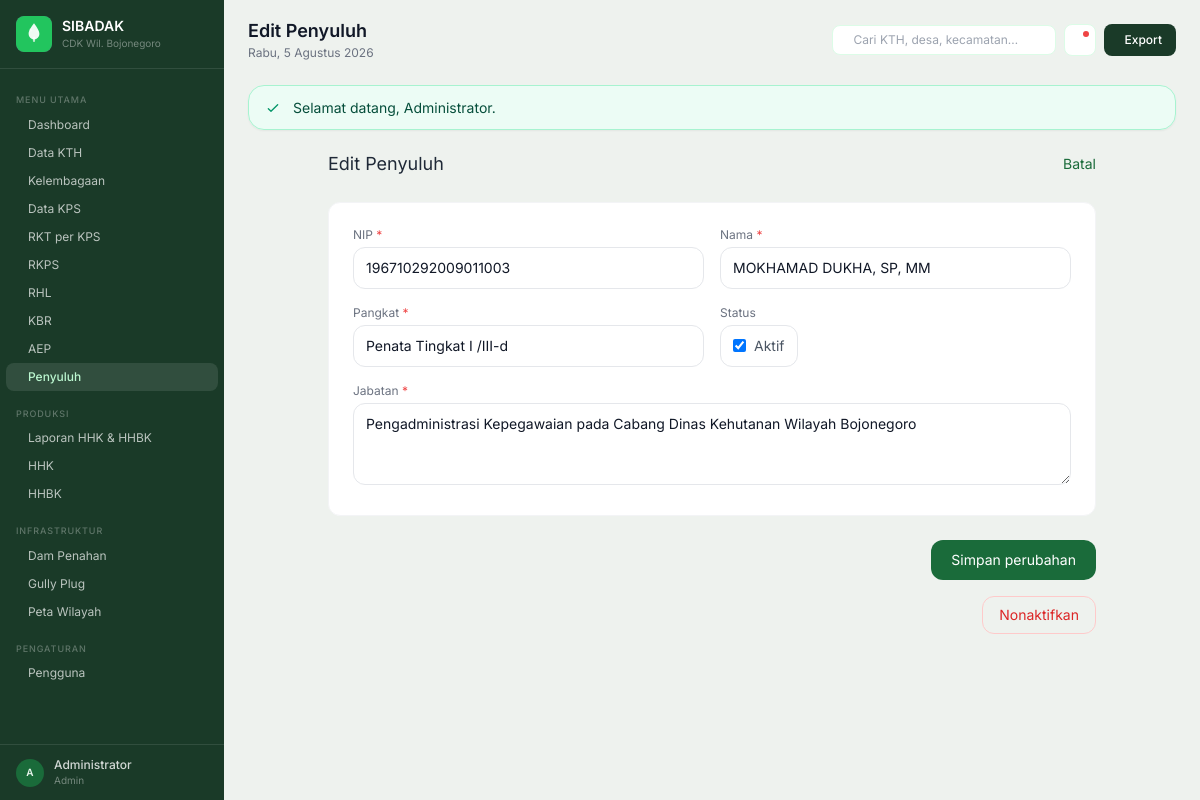
Screenshot of /penyuluh/2/edit (signed in) with the database file from the repository.
### tables this page shows
CREATE TABLE penyuluh_kehutanan (
    id         INT UNSIGNED AUTO_INCREMENT PRIMARY KEY,
    nip        VARCHAR(32)  NOT NULL UNIQUE,
    nama       VARCHAR(150) NOT NULL,
    pangkat    VARCHAR(100) NOT NULL,
    jabatan    VARCHAR(255) NOT NULL,
    is_active  TINYINT(1) NOT NULL DEFAULT 1,
    created_at TIMESTAMP DEFAULT CURRENT_TIMESTAMP,
    updated_at TIMESTAMP DEFAULT CURRENT_TIMESTAMP ON UPDATE CURRENT_TIMESTAMP,
    INDEX idx_penyuluh_nama (nama)
) COMMENT='Master data penyuluh kehutanan CDK Wilayah Bojonegoro';

### controllers/PenyuluhKehutananController.php (called while the page is built, shortened)
<?php
class PenyuluhKehutananController
{
    private function pdo(): \PDO
    {
        return Database::connect();
    }
    private function model(): PenyuluhKehutanan
    {
        return new PenyuluhKehutanan($this->pdo());
    }
    public function edit(int $id): void
    {
        $row = $this->model()->findById($id);
        require view_path('penyuluh/form.php');
        require view_path('layouts/main.php');
    }
}

### index.php (called while the page is built, shortened)
<?php
require_once __DIR__ . '/config/database.php';
function match_route(string $method, string $path): ?array
{
    if ($method === 'GET' && preg_match('#^/kth/(\d+)$#', $path, $m)) {
        return [KthController::class, 'show', [(int) $m[1]]];
    }
    if ($method === 'GET' && preg_match('#^/kth/(\d+)/edit$#', $path, $m)) {
        return [KthController::class, 'edit', [(int) $m[1]]];
    }
    if ($method === 'POST' && preg_match('#^/kth/(\d+)/update$#', $path, $m)) {
        return [KthController::class, 'update', [(int) $m[1]]];
    }
    if ($method === 'POST' && preg_match('#^/kth/(\d+)/delete$#', $path, $m)) {
        return [KthController::class, 'delete', [(int) $m[1]]];
    }
    if ($method === 'GET' && preg_match('#^/kelembagaan/(\d+)$#', $path, $m)) {
        return [KelembagaanController::class, 'show', [(int) $m[1]]];
    }
    if ($method === 'GET' && preg_match('#^/kelembagaan/(\d+)/edit$#', $path, $m)) {
        return [KelembagaanController::class, 'edit', [(int) $m[1]]];
    }
    if ($method === 'POST' && preg_match('#^/kelembagaan/(\d+)/update$#', $path, $m)) {
        return [KelembagaanController::class, 'update', [(int) $m[1]]];
    }
    if ($method === 'POST' && preg_match('#^/kelembagaan/(\d+)/delete$#', $path, $m)) {
        return [KelembagaanController::class, 'delete', [(int) $m[1]]];
    }
    if ($method === 'GET' && preg_match('#^/kps/(\d+)$#', $path, $m)) {
        return [KpsController::class, 'show', [(int) $m[1]]];
    }
    if ($method === 'GET' && preg_match('#^/kps/(\d+)/anggota$#', $path, $m)) {
        return [KpsAnggotaController::class, 'index', [(int) $m[1]]];
    }
    if ($method === 'GET' && preg_match('#^/kps/(\d+)/anggota/create$#', $path, $m)) {
        return [KpsAnggotaController::class, 'create', [(int) $m[1]]];
    }
    if ($method === 'GET' && preg_match('#^/kps/(\d+)/anggota/import$#', $path, $m)) {
        return [KpsAnggotaController::class, 'importForm', [(int) $m[1]]];
    }
    if ($method === 'POST' && preg_match('#^/kps/(\d+)/anggota/import/preview$#', $path, $m)) {
        return [KpsAnggotaController::class, 'importPreview', [(int) $m[1]]];
    }
    if ($method === 'POST' && preg_match('#^/kps/(\d+)/anggota/import/process$#', $path, $m)) {
        return [KpsAnggotaController::class, 'importProcess', [(int) $m[1]]];
    }
    if ($method === 'POST' && preg_match('#^/kps/(\d+)/anggota/store$#', $path, $m)) {
        return [KpsAnggotaController::class, 'store', [(int) $m[1]]];
    }
    if ($method === 'GET' && preg_match('#^/kps/(\d+)/anggota/(\d+)/edit$#', $path, $m)) {
        return [KpsAnggotaController::class, 'edit', [(int) $m[1], (int) $m[2]]];
    }
    if ($method === 'POST' && preg_match('#^/kps/(\d+)/anggota/(\d+)/update$#', $path, $m)) {
        return [KpsAnggotaController::class, 'update', [(int) $m[1], (int) $m[2]]];
    }
    if ($method === 'POST' && preg_match('#^/kps/(\d+)/anggota/(\d+)/delete$#', $path, $m)) {
        return [KpsAnggotaController::class, 'delete', [(int) $m[1], (int) $m[2]]];
    }
    if ($method === 'GET' && preg_match('#^/kps/(\d+)/edit$#', $path, $m)) {
        return [KpsController::class, 'edit', [(int) $m[1]]];
    }
    if ($method === 'POST' && preg_match('#^/kps/(\d+)/update$#', $path, $m)) {
        return [KpsController::class, 'update', [(int) $m[1]]];
    }
    if ($method === 'POST' && preg_match('#^/kps/(\d+)/delete$#', $path, $m)) {
        return [KpsController::class, 'delete', [(int) $m[1]]];
    }
    if ($method === 'GET' && preg_match('#^/rkt/(\d+)$#', $path, $m)) {
        return [RktController::class, 'show', [(int) $m[1]]];
    }
    if ($method === 'GET' && preg_match('#^/rkt/(\d+)/edit$#', $path, $m)) {
        return [RktController::class, 'edit', [(int) $m[1]]];
    }
    if ($method === 'POST' && preg_match('#^/rkt/(\d+)/update$#', $path, $m)) {
        return [RktController::class, 'update', [(int) $m[1]]];
    }
    if ($method === 'POST' && preg_match('#^/rkt/(\d+)/delete$#', $path, $m)) {
        return [RktController::class, 'delete', [(int) $m[1]]];
    }
    if ($method === 'GET' && preg_match('#^/rhl/(\d+)$#', $path, $m)) {
        return [RhlController::class, 'show', [(int) $m[1]]];
    }
    if ($method === 'GET' && preg_match('#^/rhl/(\d+)/edit$#', $path, $m)) {
        return [RhlController::class, 'edit', [(int) $m[1]]];
    }
    if ($method === 'POST' && preg_match('#^/rhl/(\d+)/update$#', $path, $m)) {
        return [RhlController::class, 'update', [(int) $m[1]]];
    }
    if ($method === 'POST' && preg_match('#^/rhl/(\d+)/delete$#', $path, $m)) {
        return [RhlController::class, 'delete', [(int) $m[1]]];
    }
    if ($method === 'POST' && preg_match('#^/rhl/(\d+)/bibit/store$#', $path, $m)) {
        return [RhlController::class, 'storeBibit', [(int) $m[1]]];
    }
    if ($method === 'POST' && preg_match('#^/rhl/bibit/(\d+)/delete$#', $path, $m)) {
        return [RhlController::class, 'deleteBibit', [(int) $m[1]]];
    }
    if ($method === 'GET' && preg_match('#^/kbr/(\d+)$#', $path, $m)) {
        return [KbrController::class, 'show', [(int) $m[1]]];
    }
    if ($method === 'GET' && preg_match('#^/kbr/(\d+)/edit$#', $path, $m)) {
        return [KbrController::class, 'edit', [(int) $m[1]]];
    }
    if ($method === 'POST' && preg_match('#^/kbr/(\d+)/update$#', $path, $m)) {
        return [KbrController::class, 'update', [(int) $m[1]]];
    }
    if ($method === 'POST' && preg_match('#^/kbr/(\d+)/delete$#', $path, $m)) {
        return [KbrController::class, 'delete', [(int) $m[1]]];
    }
    if ($method === 'POST' && preg_match('#^/kbr/(\d+)/tanaman/store$#', $path, $m)) {
        return [KbrController::class, 'storeTanaman', [(int) $m[1]]];
    }
    if ($method === 'POST' && preg_match('#^/kbr/tanaman/(\d+)/delete$#', $path, $m)) {
        return [KbrController::class, 'deleteTanaman', [(int) $m[1]]];
    }
    if ($method === 'GET' && preg_match('#^/aep/(\d+)$#', $path, $m)) {
        return [AepController::class, 'show', [(int) $m[1]]];
    }
    if ($method === 'GET' && preg_match('#^/aep/(\d+)/edit$#', $path, $m)) {
        return [AepController::class, 'edit', [(int) $m[1]]];
    }
    if ($method === 'POST' && preg_match('#^/aep/(\d+)/update$#', $path, $m)) {
        return [AepController::class, 'update', [(int) $m[1]]];
    }
    if ($method === 'POST' && preg_match('#^/aep/(\d+)/delete$#', $path, $m)) {
        return [AepController::class, 'delete', [(int) $m[1]]];
    }
    if ($method === 'GET' && preg_match('#^/penyuluh/(\d+)/edit$#', $path, $m)) {
        return [PenyuluhKehutananController::class, 'edit', [(int) $m[1]]];
    }
    return null;
}
$method = $_SERVER['REQUEST_METHOD'] ?? 'GET';
$path = request_path();
$handler = match_route($method, $path);
[$class, $action, $args] = $handler;
$controller = new $class();
$controller->$action(...$args);

### config/database.php (called while the page is built, shortened)
<?php
class Database
{
    private static ?\PDO $instance = null;
    public static function connect(): \PDO
    {
        if (self::$instance === null) {
            $host = $_ENV['DB_HOST'] ?? 'localhost';
            $port = $_ENV['DB_PORT'] ?? '3306';
            $name = $_ENV['DB_NAME'] ?? 'db_kth_cdk_bjn';
            $user = $_ENV['DB_USER'] ?? 'root';
            $pass = $_ENV['DB_PASS'] ?? '';
            $dsn = sprintf(
                'mysql:host=%s;port=%s;dbname=%s;charset=utf8mb4',
                $host,
                $port,
                $name
            );
            self::$instance = new \PDO($dsn, $user, $pass, [
                \PDO::ATTR_ERRMODE => \PDO::ERRMODE_EXCEPTION,
                \PDO::ATTR_DEFAULT_FETCH_MODE => \PDO::FETCH_ASSOC,
                \PDO::ATTR_EMULATE_PREPARES => false,
            ]);
        }
        return self::$instance;
    }
}

### models/BaseModel.php (called while the page is built, shortened)
<?php
abstract class BaseModel
{
    protected \PDO $pdo;
    protected string $table;
    public function __construct(\PDO $pdo)
    {
        $this->pdo = $pdo;
    }
    public function findById(int $id): array|false
    {
        $sql = 'SELECT * FROM `' . $this->table . '` WHERE id = ? LIMIT 1';
        $stmt = $this->pdo->prepare($sql);
        $stmt->execute([$id]);
        $row = $stmt->fetch(\PDO::FETCH_ASSOC);
        return $row === false ? false : $row;
    }
}

### views/penyuluh/form.php (the view, shortened to what this page needs)
<?php
$isEdit = $row !== null;
$action = $isEdit ? APP_URL . '/penyuluh/' . (int) $row['id'] . '/update' : APP_URL . '/penyuluh/store';
$fv = static fn (string $field): string => $row === null ? '' : htmlspecialchars((string) ($row[$field] ?? ''), ENT_QUOTES, 'UTF-8');
?>
<div class="max-w-3xl mx-auto fade-up">
    <div class="flex items-center justify-between mb-6">
        <h2 class="font-display font-700 text-gray-800 text-lg"><?= $isEdit ? 'Edit Penyuluh' : 'Tambah Penyuluh' ?></h2>
        <a href="<?= htmlspecialchars(APP_URL . '/penyuluh', ENT_QUOTES, 'UTF-8') ?>" class="text-sm text-forest-600 hover:underline">Batal</a>
    </div>
    <form method="post" action="<?= htmlspecialchars($action, ENT_QUOTES, 'UTF-8') ?>" class="space-y-6">
        <div class="stat-card p-6 grid grid-cols-1 md:grid-cols-2 gap-4">
            <div>
                <label class="block text-xs font-600 text-gray-500 mb-1">NIP <span class="text-red-500">*</span></label>
                <input type="text" name="nip" value="<?= $fv('nip') ?>" required maxlength="32" class="w-full text-sm px-3 py-2.5 rounded-xl border border-gray-200 outline-none">
            </div>
            <div>
                <label class="block text-xs font-600 text-gray-500 mb-1">Nama <span class="text-red-500">*</span></label>
                <input type="text" name="nama" value="<?= $fv('nama') ?>" required maxlength="150" class="w-full text-sm px-3 py-2.5 rounded-xl border border-gray-200 outline-none">
            </div>
            <div>
                <label class="block text-xs font-600 text-gray-500 mb-1">Pangkat <span class="text-red-500">*</span></label>
                <input type="text" name="pangkat" value="<?= $fv('pangkat') ?>" required maxlength="100" class="w-full text-sm px-3 py-2.5 rounded-xl border border-gray-200 outline-none">
            </div>
            <div>
                <label class="block text-xs font-600 text-gray-500 mb-1">Status</label>
                <label class="inline-flex items-center gap-2 text-sm text-gray-600 px-3 py-2.5 rounded-xl border border-gray-200"><input type="checkbox" name="is_active" value="1" <?= !$isEdit || (int) $row['is_active'] === 1 ? 'checked' : '' ?>> Aktif</label>
            </div>
            <div class="md:col-span-2">
                <label class="block text-xs font-600 text-gray-500 mb-1">Jabatan <span class="text-red-500">*</span></label>
                <textarea name="jabatan" rows="3" required maxlength="255" class="w-full text-sm px-3 py-2.5 rounded-xl border border-gray-200 outline-none resize-y"><?= $fv('jabatan') ?></textarea>
            </div>
        </div>
        <div class="flex justify-end">
            <button class="px-5 py-2.5 rounded-xl bg-forest-600 text-white text-sm font-600 hover:bg-forest-700"><?= $isEdit ? 'Simpan perubahan' : 'Simpan penyuluh' ?></button>
        </div>
    </form>
    <?php if ($isEdit): ?>
    <form method="post" action="<?= htmlspecialchars(APP_URL . '/penyuluh/' . (int) $row['id'] . '/delete', ENT_QUOTES, 'UTF-8') ?>" class="mt-4 text-right" onsubmit="return confirm('Nonaktifkan penyuluh ini?');">
        <button class="text-sm text-red-600 hover:text-red-700 font-600 px-4 py-2 rounded-xl border border-red-200 hover:bg-red-50">Nonaktifkan</button>
    </form>
    <?php endif; ?>
</div>

### assets/css/tokens.css (style rules this page uses)
:root { --color-primary: #1A6B3A; --color-primary-hover: #155730; --color-primary-light: #3AA870; --color-primary-surface: #E8F5EC; --color-bg-page: #EEF2EE; --color-bg-surface: #FFFFFF; --color-bg-sidebar: #1A3A28; --color-bg-sidebar-active: #2D5A3D; --color-bg-subtle: #F5F7F5; --color-text-primary: #1A2E22; --color-text-secondary: #4A6357; --color-text-muted: #8AA396; --color-text-inverse: #FFFFFF; --color-border: rgba(26, 107, 58, 0.12); --color-border-strong: rgba(26, 107, 58, 0.25); --shadow-card: 0 1px 3px rgba(26, 46, 34, 0.04), 0 1px 2px rgba(26, 46, 34, 0.06); --shadow-card-hover: 0 4px 12px rgba(26, 46, 34, 0.08), 0 2px 4px rgba(26, 46, 34, 0.04); --color-success: #3AA870; --color-warning: #E07B3A; --color-danger: #E24B4A; --color-info: #4A90D9; --chart-utama: #1A6B3A; --chart-madya: #E07B3A; --chart-pemula: #4A90D9; --chart-hkm: #7B5EA7; --chart-hd: #E07B3A; --chart-kulin: #1A6B3A; --chart-iphps: #17A77E; --chart-5: #E24B4A; --chart-6: #F0C040; --chart-7: #5BC0DE; }
body { background-color: var(--color-bg-page) !important; }

### views/partials/app-styles.php (style rules this page uses)
.fade-up { animation: fadeUp 0.35s ease forwards; }
.stat-card { background: white; border-radius: 0.75rem; border: 1px solid #f3f4f6; }

### rows the page displays
penyuluh_kehutanan: nip "196710292009011003", nama "MOKHAMAD DUKHA, SP, MM", pangkat "Penata Tingkat I /III-d", is_active "☑", jabatan "Pengadministrasi Kepegawaian pada Cabang Dinas Kehutanan Wilayah Bojonegoro"

### other values shown
APP_NAME "SIBADAK"
$initial "A"
$u "Administrator"
$role "Admin"
$pageTitle "Edit Penyuluh"
format_tanggal_hari_ini() "Rabu, 5 Agustus 2026"
$flash['msg'] "Selamat datang, Administrator."
